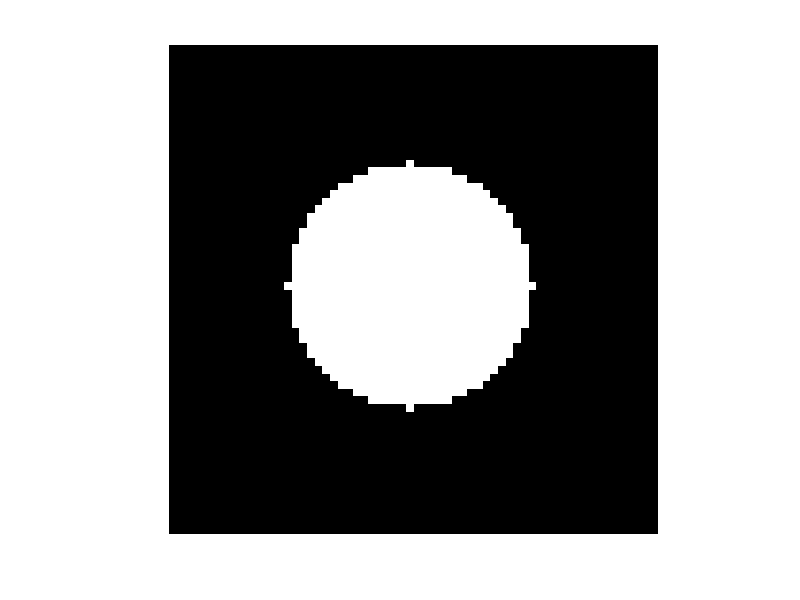

This chart was generated by the following MATLAB code: (Note: this script raises an error after producing the figure.)
%% FFT Processor
% Will Jarrett
% takes 2D FFT

clearvars; close all; clc

%% Parameters
% ===== WHAT YOU CHANGE ===== %
experimentFolder = sprintf('EE_269_Data'); % folder for experiment (organizes everything in matlab)
dataFolder = sprintf('Del_10_Processed'); % this is the big folder everything goes in
processedFolder = sprintf('Del_10_LPFr16');
beamTotal = 16; % number of beams in set
numImgs = 1000;
cnn_img_size = 64; % pixels - size of square image for CNN
r = 16; % low pass filter radius
% =========================== %

%% Make Low Pass Filter
[x, y] = meshgrid(1:cnn_img_size, 1:cnn_img_size);
lpf = sqrt((x - cnn_img_size/2).^2 + (y - cnn_img_size/2).^2) <= r;
figure; imshow(lpf);

%%
cd(experimentFolder);
cd(dataFolder);

mkdir(processedFolder);
cd(processedFolder);

for i = 1:beamTotal
    newFolder = sprintf('Beam_%03d', i-1);
    mkdir(newFolder);
end

for i = 1:beamTotal
    newFolder = sprintf('FFT2_Beam_%03d', i-1);
    mkdir(newFolder);
end

cd ..

for i = 1:beamTotal
    beamFolder = sprintf('Beam_%03d', i-1);
    beamFolder_fft = sprintf('FFT2_Beam_%03d', i-1);

    for j = 1:numImgs
    dataFileName = sprintf('img%04d.png', j);
    dataFileName = fullfile(beamFolder, dataFileName);

    beam = imread(dataFileName);
    beam = double(beam)/256;
%     figure; imshow(beam_px_val); 
    
    % take 2D fft
    beam_F = fft2(beam);
    beam_sF = fftshift(beam_F);
%     figure; imagesc(log(abs(beam_sF)));
%     figure; imagesc(angle(beam_sF));
%     figure; imshow(beam_sF);

    % filter
    beam_sF = beam_sF.*lpf;
%     figure; imshow(real(beam_sF));
%     figure; imagesc(log(abs(beam_sF)));
%     figure; imagesc(angle(beam_sF));
    
    % take 2D ifft
    beam_F = ifftshift(beam_sF);
    beam_filt = real(ifft2(beam_F));
%     figure; imshow(filt_beam);

    imgFileName = sprintf('img%04d.png', j);
    fullFileName = fullfile(processedFolder, beamFolder, imgFileName);
    imwrite(beam_filt, fullFileName);
    fullFileName_fft = fullfile(processedFolder, beamFolder_fft, imgFileName);
    imwrite(real(beam_sF), fullFileName_fft);
    fprintf('%s_img%04d\n', beamFolder, j)
    
    end
end

cd ../..


















